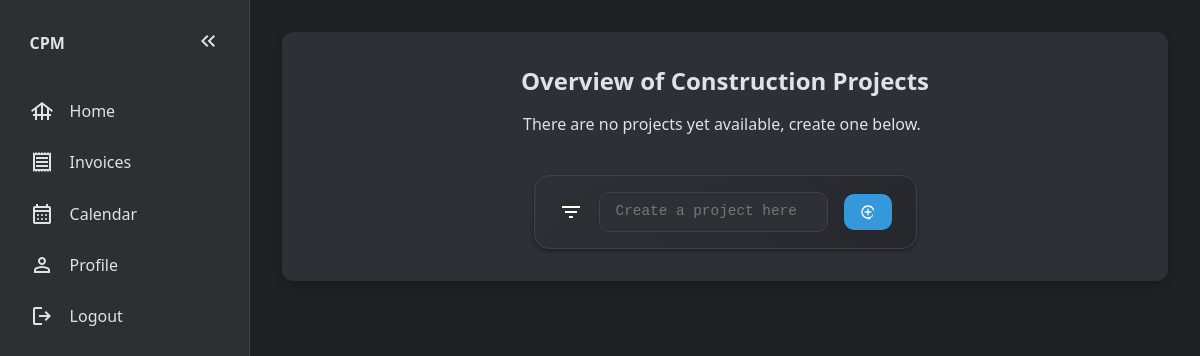
The page /home (signed in) on the database as committed earlier.
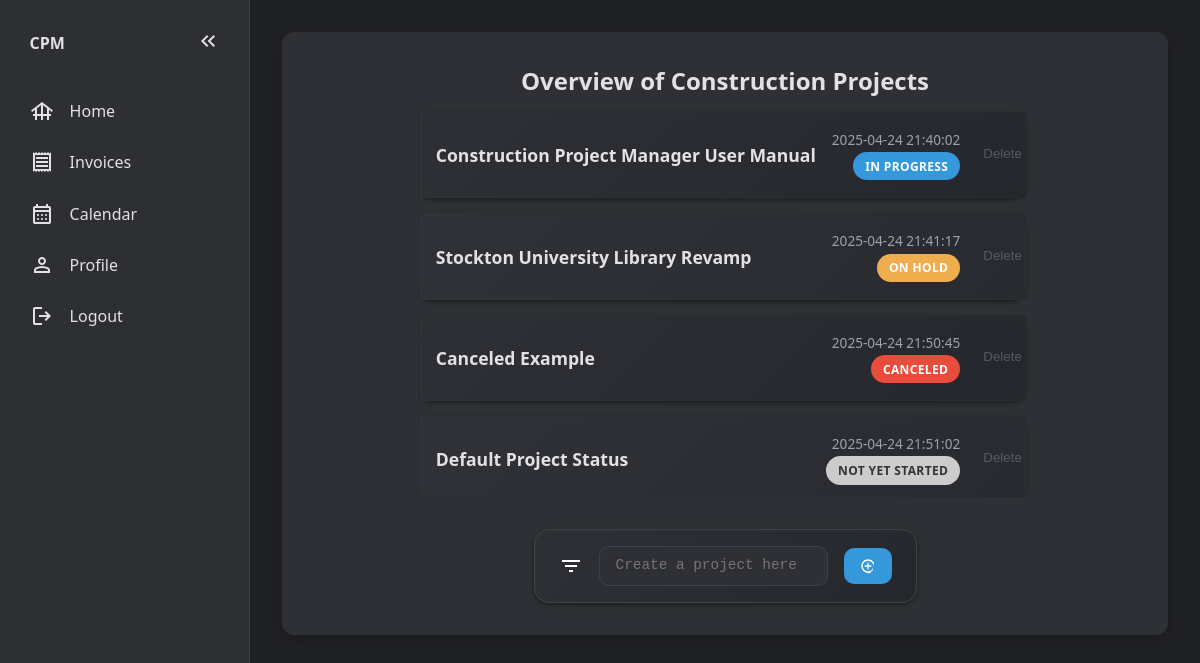
The same page on the database as committed later.
### website/models.py (models this page shows)
class Project(db.Model): # Database model: An object blueprint/layout that will be stored in the database
    id = db.Column(db.Integer, primary_key=True)
    project_name = db.Column(db.String(70))
    date = db.Column(db.DateTime(timezone=True), default=func.now()) # Gets current date and time
    progress = db.Column(Enum('Not Yet Started', 'On Hold', 'In Progress', 'Completed', 'Canceled', name='progress_status'), nullable=False, default='Not Yet Started') # Project's Progress: Not Yet Started (Blue) | On Hold (Orange) | In Progress (Yellow) | Completed (Green) | Canceled (Red)
    deadline = db.Column(db.Date, nullable=True) # Project Deadline
    user_id = db.Column(db.Integer, db.ForeignKey('user.id')) # 1-to-many relationship
    address= db.Column(db.String(255), nullable = True)
    subcontractors = db.relationship('Assignment', back_populates='project') #many to many relation
    tasks = db.relationship('Task', backref='project', lazy='dynamic') # 1-to-many relationship
    files = db.relationship('File', back_populates='project')
    pass

### website/views.py (the view, shortened to what this page needs)
@views.route('/home', methods=['GET', 'POST'])
@login_required
def home():
    if current_user.role == "contractor": # Goes to contractor page
        return render_template("home.html", user=current_user)
    else:
        return "Unauthorized", 403

### website/context_processors.py (called while the page is built)
def unread_message_count():
    if current_user.is_authenticated:
        return Message.query.filter_by(receiver_id=current_user.id, is_read=False).count()
    return 0

### website/templates/home.html (shortened to what this page needs)
{% extends 'base.html' %}
{% block content %}
<section class="main-content-section" id="project-section">
  <section id="project-header">
    <h2>Overview of Construction Projects</h2>
  </section>
  <div class="table-wrapper">
    <table>
      {% if not user.projects %}
      <p id="no-projects">
        There are no projects yet available, create one below.
      </p>
      {% else %} {% for project in user.projects %}
      <tr class="project-row" data-status="{{ project.progress }}">
        <td>
          <a
            id="project-link"
            href="{{ url_for('views.view_project', project_id=project.id)}}"
          >
            {{ project.project_name }}
          </a>
          <div class="project-details">
            <p class="date">{{ project.date }}</p>
            <p id="project-status">
              {% if project.progress == "Not Yet Started" %}
              <span class="status-text not-started">Not Yet Started</span>
              {% elif project.progress == "On Hold" %}
              <span class="status-text on-hold">On Hold</span>
              {% elif project.progress == "In Progress" %}
              <span class="status-text in-progress">In Progress</span>
              {% elif project.progress == "Completed" %}
              <span class="status-text completed">Completed</span>
              {% elif project.progress == "Canceled" %}
              <span class="status-text canceled">Canceled</span>
              {% else %}
              <span class="status-text">Unknown Status</span>
              {% endif %}
            </p>
          </div>
          <button
            type="button"
            id="delete-button"
            data-id="{{ project.id }}"
            data-name="{{ project.project_name }}"
            onClick="deleteProject(this)"
          >
            <span aria-hidden="true"> Delete </span>
          </button>
        </td>
      </tr>
      {% endfor %} {% endif %}
    </table>
  </div>
  <form method="POST" action="{{ url_for('views.home') }}" id="project-form">
    <div class="filter-wrapper">
      <svg
        xmlns="http://www.w3.org/2000/svg"
        height="24px"
        viewBox="0 -960 960 960"
        width="24px"
        id="filter-projects"
        onclick="toggleFilter()"
      >
        <path
          d="M400-240v-80h160v80H400ZM240-440v-80h480v80H240ZM120-640v-80h720v80H120Z"
        />
      </svg>
    </div>
    <textarea
      name="project"
      id="project"
      maxlength="70"
      placeholder="Create a project here"
    ></textarea>
    <button type="submit">
    </button>
  </form>
</section>
{% endblock %}

### website/templates/base.html (shortened to what this page needs)
<!DOCTYPE html>
<html lang="en">
  <head>
    <link
      rel="stylesheet"
      href="{{ url_for('static', filename='css/style.css') }}"
    />
  </head>
  <body>
    {% if current_user.is_authenticated %}
    <aside id="sidebar">
      <ul>
        <li>
          <span class="logo">CPM</span>
          <button onclick="toggleSidebar()" id="toggle-btn">
            <svg
              xmlns="http://www.w3.org/2000/svg"
              viewBox="0 -960 960 960"
              width="24px"
              height="24px"
            >
              <path
                d="M440-240 200-480l240-240 56 56-183 184 183 184-56 56Zm264 0L464-480l240-240 56 56-183 184 183 184-56 56Z"
              />
            </svg>
          </button>
        </li>
        <li>
          <a href="/">
            <svg
              xmlns="http://www.w3.org/2000/svg"
              height="24px"
              viewBox="0 -960 960 960"
              width="24px"
            >
              <path
                d="M200-120v-160h-80v-80h80v-166L88-440l-48-64 440-336 440 336-48 64-112-86v166h80v80h-80v160h-80v-160H520v160h-80v-160H280v160h-80Zm80-240h160v-349L280-587v227Zm240 0h160v-227L520-709v349Z"
              />
            </svg>
            <span>Home</span>
          </a>
        </li>
          {% if current_user.role == 'contractor' %}
        <li>
          <a href="/project/invoices">
            <span>Invoices</span>
          </a>
        </li>
        {% endif %}
        <li>
          <a href="/calendar"
            >
            <span>Calendar</span></a
          >
        </li>
        <li>
          <a href="/profile"
            >
            <span>Profile</span></a
          >
        </li>
        <li>
          <a href="/logout"
            ><svg
              xmlns="http://www.w3.org/2000/svg"
              height="24px"
              viewBox="0 -960 960 960"
              width="24px"
            >
              <path
                d="M200-120q-33 0-56.5-23.5T120-200v-560q0-33 23.5-56.5T200-840h280v80H200v560h280v80H200Zm440-160-55-58 102-102H360v-80h327L585-622l55-58 200 200-200 200Z"
              />
            </svg>
            <span>Logout</span>
          </a>
        </li>
      </ul>
    </aside>
    {% endif %}
    <main>
      {% block content %}{% endblock %}
    </main>
  </body>
</html>

Rows that differ between the two databases and show on the page:
added Project: project_name "Construction Project Manager User Manual", date "2025-04-24 21:40:02", progress "IN PROGRESS"
added Project: project_name "Stockton University Library Revamp", date "2025-04-24 21:41:17", progress "ON HOLD"
added Project: project_name "Canceled Example", date "2025-04-24 21:50:45", progress "CANCELED"
added Project: project_name "Default Project Status", date "2025-04-24 21:51:02", progress "NOT YET STARTED"
Other text that changed with them:
text no longer shown: "There are no projects yet available, create one below."
